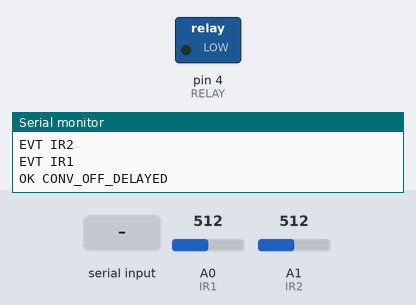
The sketch below on a simulated Arduino Uno, built with avr-gcc and run on an emulated ATmega328P. Shown: switched loads named in the sketch (green lamp = pin HIGH), the last lines printed to the serial monitor. The inputs (shaded band) are chosen by the test bench; at power-on: A0 (IR1) = 512, A1 (IR2) = 512.

Above: at 1.2 s.
1.3 s: "CONV_ON\n" received over Serial
At 2.2 s:
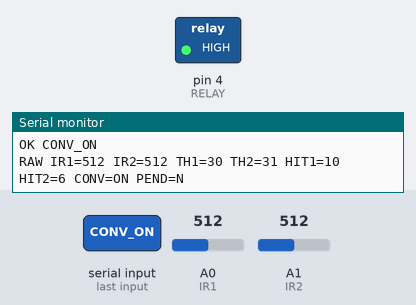
3.5 s: "CONV_OFF\n" received over Serial
At 6.0 s:
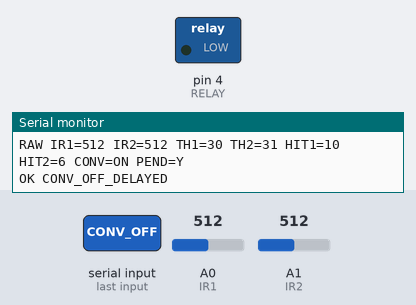
Timing chart, 0 to 7.5 s (numbered marks = the images above; inputs shaded):
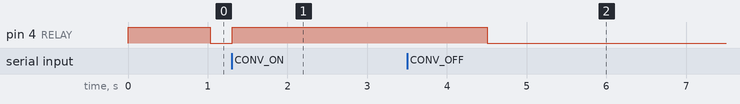

The sketch:

sketch_oct12a_copy_20251218210213.ino
```cpp
// =======================================================
// Arduino UNO + Sensor Shield
// IR Sensors: TCRT5000 AO -> A0 (IR1), A1 (IR2)
// Relay IN1  -> D4 (CONVEYOR)
// Serial: 115200
//
// Features:
// - Stable IR detection using thresholds + consecutive hits
// - EVT IR1 / EVT IR2 event output for PC/UI
// - Conveyor control via serial commands: CONV_ON / CONV_OFF
// - Delayed stop: stop conveyor 1 second after IR trigger (non-blocking)
// - RAW status print every 2 seconds
//
// Default tuned params (per your field test):
// TH1=30, TH2=33, HIT1=5, HIT2=8
// =======================================================

const int IR1 = A0;
const int IR2 = A1;
const int RELAY = 4;

// Relay levels (you confirmed this mapping works on your setup)
const int STOP_LEVEL = LOW;
const int RUN_LEVEL  = HIGH;

// ---- Delayed stop settings ----
const unsigned long STOP_DELAY_MS = 1000; // delay 1 second

bool stop_pending = false;
unsigned long stop_request_time = 0;

// ---- Tuned thresholds ----
int TH1 = 30;
int TH2 = 31;

// ---- Consecutive-hit debounce ----
int HIT1_N = 10;
int HIT2_N = 6;

// ---- RAW output ----
bool RAW_ON = true;
unsigned long lastRaw = 0;
const unsigned long RAW_PERIOD_MS = 2000;

// ---- Latch to avoid repeated EVT spam for same board ----
bool ir1_latched = false;
bool ir2_latched = false;

// ---- hit counters ----
int hit1 = 0, hit2 = 0;

// Track conveyor state explicitly (more reliable than digitalRead on output pin)
bool conveyor_running = true;

void relayRun(bool on) {
  digitalWrite(RELAY, on ? RUN_LEVEL : STOP_LEVEL);
  conveyor_running = on;
}

void scheduleDelayedStop() {
  // Only schedule once; do not override timing if already pending
  if (!stop_pending) {
    stop_pending = true;
    stop_request_time = millis();
  }
}

void handleDelayedStop() {
  if (stop_pending) {
    if (millis() - stop_request_time >= STOP_DELAY_MS) {
      relayRun(false);     // stop conveyor
      stop_pending = false;
      Serial.println("OK CONV_OFF_DELAYED");
    }
  }
}

void printRaw(int v1, int v2) {
  Serial.print("RAW IR1=");
  Serial.print(v1);
  Serial.print(" IR2=");
  Serial.print(v2);
  Serial.print(" TH1=");
  Serial.print(TH1);
  Serial.print(" TH2=");
  Serial.print(TH2);
  Serial.print(" HIT1=");
  Serial.print(HIT1_N);
  Serial.print(" HIT2=");
  Serial.print(HIT2_N);
  Serial.print(" CONV=");
  Serial.print(conveyor_running ? "ON" : "OFF");
  Serial.print(" PEND=");
  Serial.println(stop_pending ? "Y" : "N");
}

void processIR(int v1, int v2) {
  // consecutive hits
  hit1 = (v1 > TH1) ? (hit1 + 1) : 0;
  hit2 = (v2 > TH2) ? (hit2 + 1) : 0;

  // trigger -> latch -> emit EVT -> schedule delayed stop
  if (!ir1_latched && hit1 >= HIT1_N) {
    ir1_latched = true;
    Serial.println("EVT IR1");
    scheduleDelayedStop();
  }
  if (!ir2_latched && hit2 >= HIT2_N) {
    ir2_latched = true;
    Serial.println("EVT IR2");
    scheduleDelayedStop();
  }

  // unlatch when falling back below threshold
  if (ir1_latched && v1 <= TH1) ir1_latched = false;
  if (ir2_latched && v2 <= TH2) ir2_latched = false;
}

void handleCommand(String s) {
  s.trim();
  if (s.length() == 0) return;

  if (s == "CONV_ON") {
    relayRun(true);
    stop_pending = false;           // cancel any pending delayed stop
    Serial.println("OK CONV_ON");
    return;
  }
  if (s == "CONV_OFF") {
  scheduleDelayedStop();                 // 不覆蓋既有排程
  Serial.println("OK CONV_OFF_SCHEDULED");
  return;
  }

  if (s == "RAWON")  { RAW_ON = true;  Serial.println("OK RAWON");  return; }
  if (s == "RAWOFF") { RAW_ON = false; Serial.println("OK RAWOFF"); return; }

  if (s.startsWith("TH1="))  { TH1 = s.substring(4).toInt(); Serial.println("OK TH1"); return; }
  if (s.startsWith("TH2="))  { TH2 = s.substring(4).toInt(); Serial.println("OK TH2"); return; }
  if (s.startsWith("HIT1=")) { HIT1_N = max(1, s.substring(5).toInt()); Serial.println("OK HIT1"); return; }
  if (s.startsWith("HIT2=")) { HIT2_N = max(1, s.substring(5).toInt()); Serial.println("OK HIT2"); return; }

  if (s == "PING")  { Serial.println("OK PONG"); return; }
  if (s == "IDENT") { Serial.println("OK IR UNO A0/A1 RELAY D4"); return; }

  Serial.print("ERR UNKNOWN: ");
  Serial.println(s);
}

void setup() {
  pinMode(RELAY, OUTPUT);
  relayRun(true);

  Serial.begin(115200);
  Serial.println("OK BOOT");
  Serial.println("OK READY");
  Serial.println("OK CMDS: CONV_ON CONV_OFF RAWON RAWOFF TH1= TH2= HIT1= HIT2= PING IDENT");
}

void loop() {
  int v1 = analogRead(IR1);
  int v2 = analogRead(IR2);

  // IR detection -> events + delayed stop schedule
  processIR(v1, v2);

  // execute delayed stop when time arrives (non-blocking)
  handleDelayedStop();

  // RAW output every 2 seconds
  unsigned long now = millis();
  if (RAW_ON && (now - lastRaw >= RAW_PERIOD_MS)) {
    lastRaw = now;
    printRaw(v1, v2);
  }

  // serial commands from PC/UI
  if (Serial.available()) {
    String s = Serial.readStringUntil('\n');
    handleCommand(s);
  }

  delay(5);
}
```

Measured:
- after the input at 1.3 s, pin 4 (RELAY): LOW → HIGH at once
- after the input at 3.5 s, pin 4 (RELAY): HIGH → LOW after 1.0 s
